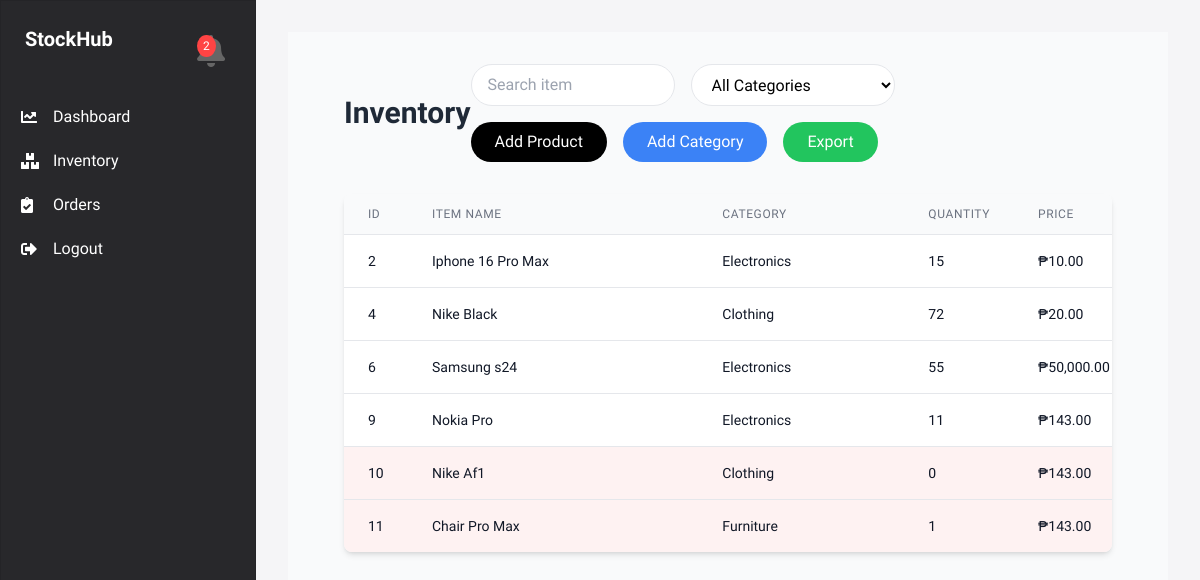
Page /inventory/inventory-items/ on the committed database.
### inventory/models.py (models this page shows)
class InventoryItem(models.Model):
    id = models.AutoField(primary_key=True)
    name = models.CharField(max_length=255)
    category = models.ForeignKey(Category, on_delete=models.PROTECT)
    quantity = models.IntegerField()
    price = models.DecimalField(max_digits=10, decimal_places=2)

class Category(models.Model):
    CATEGORY_CHOICES = [
        ('Electronics', 'Electronics'),
        ('Clothing', 'Clothing'),
        ('Food', 'Food'),
        ('Furniture', 'Furniture'),
        ('Toys', 'Toys'),
    ]
    name = models.CharField(max_length=50, choices=CATEGORY_CHOICES, unique=True)
    def __str__(self):
        return self.name

### inventory/views.py (the view)
# urls.py: path('inventory-items/', views.inventory_items, name='inventory_items'),
def inventory_items(request):
    search_query = request.GET.get('search', '')
    category_filter = request.GET.get('category', '')
    low_stock_threshold = 10
    inventory_items = InventoryItem.objects.all()
    if search_query:
        inventory_items = inventory_items.filter(name__icontains=search_query)
    if category_filter:
        try:
            category_id = int(category_filter)
            inventory_items = inventory_items.filter(category_id=category_id)
        except (ValueError, TypeError):
            pass
    low_stock_items = inventory_items.filter(quantity__lt=low_stock_threshold)
    if low_stock_items.exists():
        messages.warning(request, f"There are {low_stock_items.count()} items with low stock.")
    categories = Category.objects.all()
    context = {
        'inventory_items': inventory_items,
        'search_query': search_query,
        'categories': categories,
        'selected_category': category_filter,
        'low_stock_items': low_stock_items,
        'low_stock_threshold': low_stock_threshold,
    }
    if request.headers.get('HX-Request'):
        return render(request, 'inventory/partials/inventory_table.html', context)
    return render(request, 'inventory/inventory_items.html', context)

### inventory/templates/inventory/inventory_items.html (shortened to what this page needs)
{% extends 'inventory/dashboard.html' %}
{% load static %}
{% load humanize %}
{% block content %}
<link rel="stylesheet" href="{% static 'css/inventory_items.css' %}">
<div class="flex flex-col min-h-screen bg-gray-50 w-full">
    <div class="flex-1 py-8 w-full px-4 md:px-6 lg:px-8">
        <div class="w-full px-6">
            <div class="mb-8">
                <div class="flex flex-col sm:flex-row justify-between items-start sm:items-center space-y-4 sm:space-y-0">
                    <h1 class="text-3xl font-bold text-gray-800">Inventory</h1>
                    <div class="flex flex-wrap gap-4">
                        <div class="flex space-x-4">
                            <input
                                type="text"
                                id="searchInput"
                                placeholder="Search item"
                                oninput="searchItems()"
                                class="w-64 pl-4 pr-4 py-2 bg-white rounded-full border border-gray-200 focus:outline-none focus:ring-2 focus:ring-black/5"
                            >
                            <select
                                id="categoryFilter"
                                onchange="filterByCategory()"
                                class="w-48 bg-white rounded-full border border-gray-200 px-4 py-2"
                            >
                                <option value="">All Categories</option>
                            </select>
                        </div>
                        <div class="flex space-x-4">
                            <button
                                onclick="openAddProductModal()"
                                class="px-6 py-2 bg-black text-white rounded-full hover:bg-gray-800 transition-colors"
                            >
                                Add Product
                            </button>
                            <button
                                onclick="openAddCategoryModal()"
                                class="px-6 py-2 bg-blue-500 text-white rounded-full hover:bg-blue-600 transition-colors"
                            >
                                Add Category
                            </button>
                            <button
                                onclick="exportInventory()"
                                class="px-6 py-2 bg-green-500 text-white rounded-full hover:bg-green-600 transition-colors"
                            >
                                Export
                            </button>
                        </div>
                    </div>
                </div>
            </div>
            <div class="bg-white shadow-md rounded-lg overflow-hidden w-full">
                <div class="overflow-x-auto w-full">
                    <table class="w-full divide-y divide-gray-200">
                        <thead class="bg-gray-50">
                            <tr>
                                <th scope="col" class="px-6 py-3 text-left text-xs font-medium text-gray-500 uppercase tracking-wider w-16">ID</th>
                                <th scope="col" class="px-6 py-3 text-left text-xs font-medium text-gray-500 uppercase tracking-wider">Item Name</th>
                                <th scope="col" class="px-6 py-3 text-left text-xs font-medium text-gray-500 uppercase tracking-wider">Category</th>
                                <th scope="col" class="px-6 py-3 text-left text-xs font-medium text-gray-500 uppercase tracking-wider w-24">Quantity</th>
                                <th scope="col" class="px-6 py-3 text-left text-xs font-medium text-gray-500 uppercase tracking-wider w-32">Price</th>
                            </tr>
                        </thead>
                        <tbody id="inventoryTableBody" class="bg-white divide-y divide-gray-200">
                            {% for item in inventory_items %}
                            <tr class="{% if item.quantity < low_stock_threshold %}bg-red-50{% endif %} hover:bg-gray-50">
                                <td class="px-6 py-4 whitespace-nowrap text-sm text-gray-900">{{ item.id }}</td>
                                <td class="px-6 py-4 whitespace-nowrap text-sm text-gray-900">{{ item.name }}</td>
                                <td class="px-6 py-4 whitespace-nowrap text-sm text-gray-900">{{ item.category.name }}</td>
                                <td class="px-6 py-4 whitespace-nowrap text-sm text-gray-900">{{ item.quantity }}</td>
                                <td class="px-6 py-4 whitespace-nowrap text-sm text-gray-900">₱{{ item.price|floatformat:2|intcomma }}</td>
                            </tr>
                            {% empty %}
                            <tr>
                                <td colspan="6" class="px-6 py-4 text-center text-sm text-gray-500">No inventory items found.</td>
                            </tr>
                            {% endfor %}
                        </tbody>
                    </table>
                </div>
            </div>
        </div>
    </div>
</div>
    <div class="notification-wrapper absolute top-2 right-6 z-50">
        <div class="notification-icon" onclick="toggleNotifications()">
            {% if low_stock_items %}
            <span class="notification-badge">{{ low_stock_items|length }}</span>
            {% endif %}
        </div>
    </div>
{% endblock %}

### inventory/templates/inventory/dashboard.html (shortened to what this page needs)
<!DOCTYPE html>
<html lang="en">
<head>
    {% load static %}
    {% load humanize %}
    <script src="https://cdn.tailwindcss.com"></script>
    <link href="https://cdnjs.cloudflare.com/ajax/libs/font-awesome/5.15.1/css/all.min.css" rel="stylesheet">
</head>
<body class="bg-[#f5f5f7] h-screen flex">
    <aside class="w-64 macos-window bg-[#28282b] text-white flex flex-col h-full" x-data="{ open: true }">
        <div class="flex items-center p-6">
            <h2 class="text-xl font-semibold">StockHub</h2>
        </div>
        <nav class="mt-4 flex-grow" :class="{'hidden': !open, 'block': open}">
            <a class="sidebar-item flex items-center" href="{% url 'dashboard' %}">
                <i class="fas fa-chart-line w-5"></i>
                <span class="ml-3">Dashboard</span>
            </a>
            <a class="sidebar-item flex items-center" href="{% url 'inventory_items' %}">
                <i class="fas fa-boxes w-5"></i>
                <span class="ml-3">Inventory</span>
            </a>
            <a class="sidebar-item flex items-center" href="{% url 'order_management' %}">
                <i class="fas fa-clipboard-check w-5"></i>
                <span class="ml-3">Orders</span>
            </a>
            <a class="sidebar-item flex items-center mt-auto" href="{% url 'logout' %}">
                <i class="fas fa-sign-out-alt w-5"></i>
                <span class="ml-3">Logout</span>
            </a>
        </nav>
    </aside>
    <main class="flex-1 p-8 overflow-auto">
        {% block content %}{% endblock %}
    </main>
</body>
</html>

### inventory/static/css/inventory_items.css (style rules this page uses)
body, html { margin: 0; padding: 0; height: 100%; width: 100%; overflow-x: hidden; }
.p-8 { padding: 2rem; width: 100%; }
.bg-white { width: 100%; overflow-x: auto; }
table { width: 100%; min-width: 900px; }

### inventory/templates/inventory/dashboard.html (style rules this page uses)
body { font-family: 'SF Pro Display', -apple-system, BlinkMacSystemFont, sans-serif; }
.macos-window { background: rgba(255, 255, 255, 0.8); backdrop-filter: blur(20px); border: 1px solid rgba(0, 0, 0, 0.1); }
.sidebar-item { margin: 4px 8px; padding: 8px 12px; border-radius: 6px; transition: all 0.2s; }

### inventory/templates/inventory/inventory_items.html (style rules this page uses)
.notification-wrapper { position: absolute; top: 35px; right: 955px; z-index: 1000; }
.notification-icon { width: 48px; height: 48px; position: relative; cursor: pointer; }
.notification-badge { position: absolute; top: 0; left: 0; background-color: #ff4444; color: white; border-radius: 50%; padding: 2px 6px; font-size: 12px; min-width: 12px; text-align: center; }

### rows in the picture
InventoryItem: id "2", name "Iphone 16 Pro Max", category.name "Electronics", quantity "15", price "10.00"
InventoryItem: id "4", name "Nike Black", category.name "Clothing", quantity "72", price "20.00"
InventoryItem: id "6", name "Samsung s24", category.name "Electronics", quantity "55", price "50,000.00"
InventoryItem: id "9", name "Nokia Pro", category.name "Electronics", quantity "11", price "143.00"
InventoryItem: id "10", name "Nike Af1", category.name "Clothing", quantity "0", price "143.00"
InventoryItem: id "11", name "Chair Pro Max", category.name "Furniture", quantity "1", price "143.00"

### other values in the picture
{{ low_stock_items|length }} "2"
